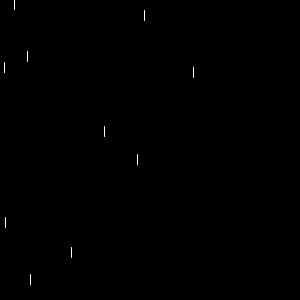
Frame 1 (no input)
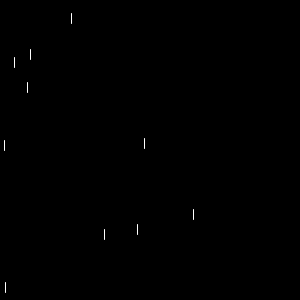
Frame 60 (the mouse pressed at the canvas centre just before this capture)
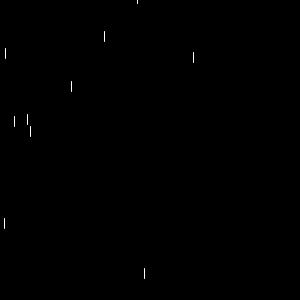
Frame 120 (the mouse held since frame 60 and released just before this capture)

The Processing sketch that drew these frames (run headless with seeded random() and noise(); from frame 60 on, the mouse is pressed at the canvas centre):

// Processing sketch: ex1_2
// ── ex1_2.pde
   //5-line pattern
   //Lucian Novosel - 2014
   //Open sourcerer on the internet of things
   // WWW: luciannovosel.com GH: github.com/luciannovo
    
    int howMany = 10;
    float[] x = new float[howMany];
    float[] y = new float[howMany];
    float[] speed = new float[howMany];
     
    void setup() {
      size(300, 300);
      background(0);
      smooth();
     
     //initialize every line
      int i = 0;
      while (i<howMany) {
        x[i] = random(0, width);
        y[i] =random(0, height);
        speed[i] = random(1,5);
        i +=1;
      }
    }
     
    void draw() {
      //just affirming something
      background(0);
      stroke(255, 255, 255);
     
      //update the position of the lines     
      int i = 0;
      while (i < howMany) {
        fill(50*speed[i]);
        line(x[i], y[i],x[i], y[i] - 10);
        y[i] += speed[i]/2;
        if (y[i] > height) {
          y[i] = 0;
        }
        i +=1;
      }
    }
